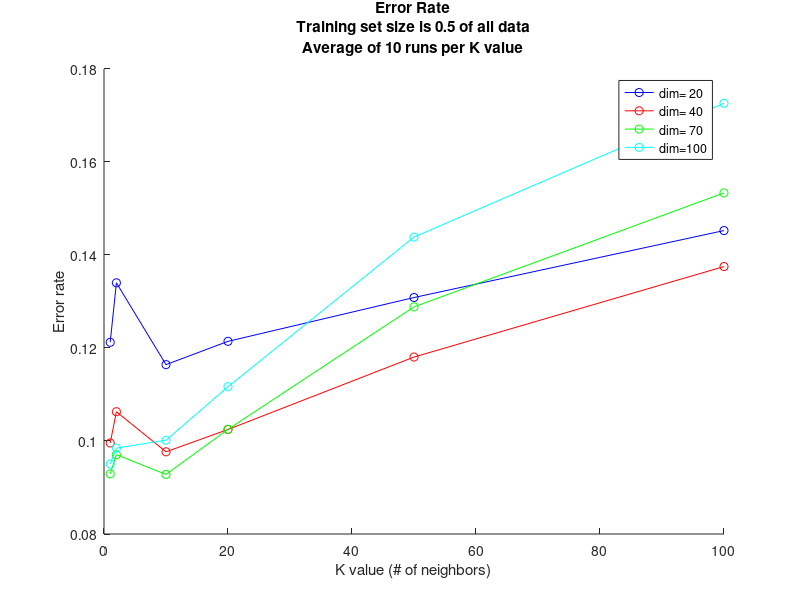
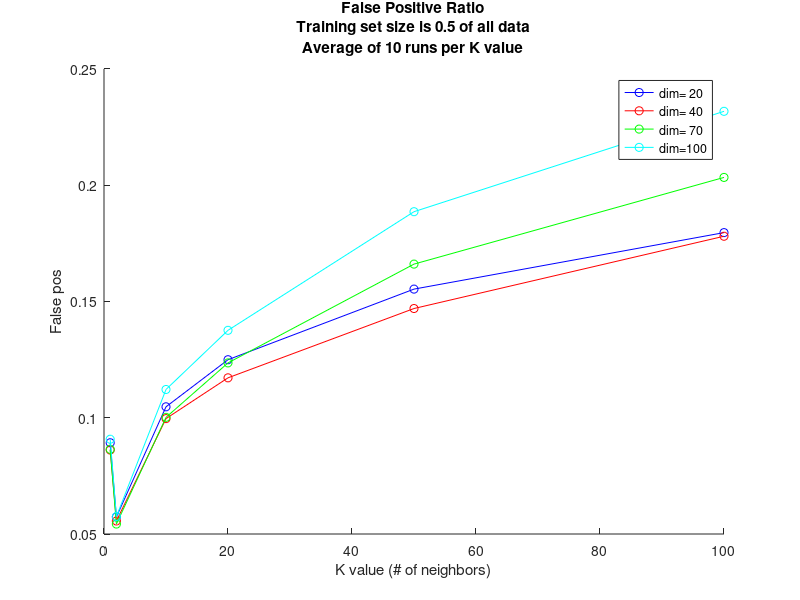

Write MATLAB code to recreate these figures, in order.

k_values = [1, 2, 10, 20, 50, 100];


dim_values = [20, 40, 70, 100];

trainFrac = .5;
RUNS_PER_K_VALUE = 10;
NUM_K_VALUES = length(k_values);
NUM_DIM_VALUES = length(dim_values);

load('knn_test_dim_set1.mat');
X= meanTestErrorMat;
Y= meanTestFalsePosMat;

load('knn_test_dim_set2.mat');
X= X+meanTestErrorMat;
Y= Y+meanTestFalsePosMat;

load('knn_test_dim_set3.mat');
X= X+meanTestErrorMat;
Y= Y+meanTestFalsePosMat;

load('knn_test_dim_set4.mat');
X= X+meanTestErrorMat;
Y= Y+meanTestFalsePosMat;

load('knn_test_dim_set5.mat');
X= X+meanTestErrorMat;
Y= Y+meanTestFalsePosMat;

meanTestErrorMat=X./5;
meanTestFalsePosMat=Y./5;

colors = 'brgc';
dim_values_temp = cellstr(int2str(dim_values'))';
dim_values_str = arrayfun(@(x)strcat('dim=', x), dim_values_temp);

h = figure;
hold on;

for idk_dim_value = 1:NUM_DIM_VALUES
    plot(k_values, meanTestErrorMat(idk_dim_value, :), strcat(colors(idk_dim_value),'-o'));
end

xlabel('K value (# of neighbors)');
ylabel('Error rate');
legend(dim_values_str);
txt = sprintf('Error Rate\nTraining set size is %g of all data\nAverage of %d runs per K value', trainFrac, RUNS_PER_K_VALUE);
title(txt)
fname = sprintf('merge_knn_dim_FINAL_error_rate_%s.fig', datestr(now, 'dd.mm.yy_HH.MM.SS'));
saveas(h, fname);


h = figure;
hold on;

for idk_dim_value = 1:NUM_DIM_VALUES
    plot(k_values, meanTestFalsePosMat(idk_dim_value, :), strcat(colors(idk_dim_value),'-o'));
end

xlabel('K value (# of neighbors)');
ylabel('False pos');
legend(dim_values_str);
txt = sprintf('False Positive Ratio\nTraining set size is %g of all data\nAverage of %d runs per K value', trainFrac, RUNS_PER_K_VALUE);
title(txt)
fname = sprintf('merge_knn_dim_FINAL_false_pos_%s.fig', datestr(now, 'dd.mm.yy_HH.MM.SS'));
saveas(h, fname);
